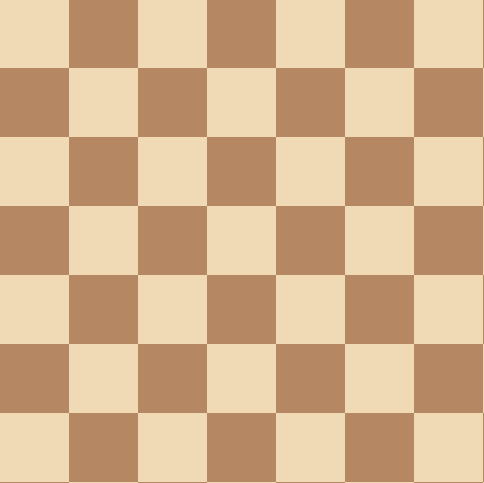
#> input picture images/flat_chess_board.png, 484 x 483 px
$ python harris_corner_detection.py
#> lines starting #> are read from the running program, lines starting #| are printed output that depends on the picture
import cv2
import numpy as np
import matplotlib.pyplot as plt

flat_chess = cv2.imread('./images/flat_chess_board.png')
#> flat_chess is the input picture: shape (483, 484, 3); mean B, G, R 140.8, 177.3, 211.1
flat_chess = cv2.cvtColor(flat_chess, cv2.COLOR_BGR2RGB)
flat_chess_gray = cv2.cvtColor(flat_chess, cv2.COLOR_BGR2GRAY)
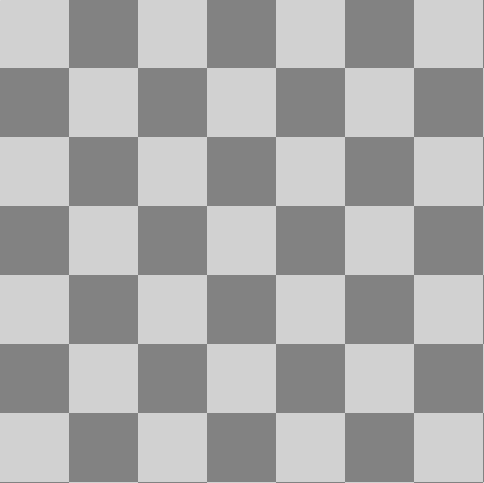
#> flat_chess_gray: shape (483, 484); min 130, max 216, mean 170.3

real_chess = cv2.imread('./images/real_chess.jpg')
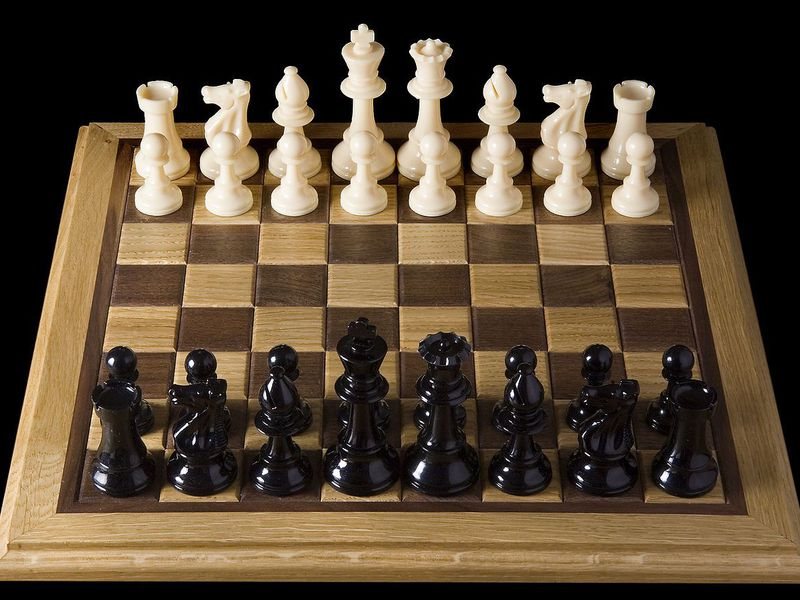
#> input picture images/real_chess.jpg, 800 x 600 px
#> real_chess is the input picture: shape (600, 800, 3); mean B, G, R 51.9, 71.2, 87.4
real_chess = cv2.cvtColor(real_chess, cv2.COLOR_BGR2RGB)
real_chess_gray = cv2.cvtColor(real_chess, cv2.COLOR_BGR2GRAY)
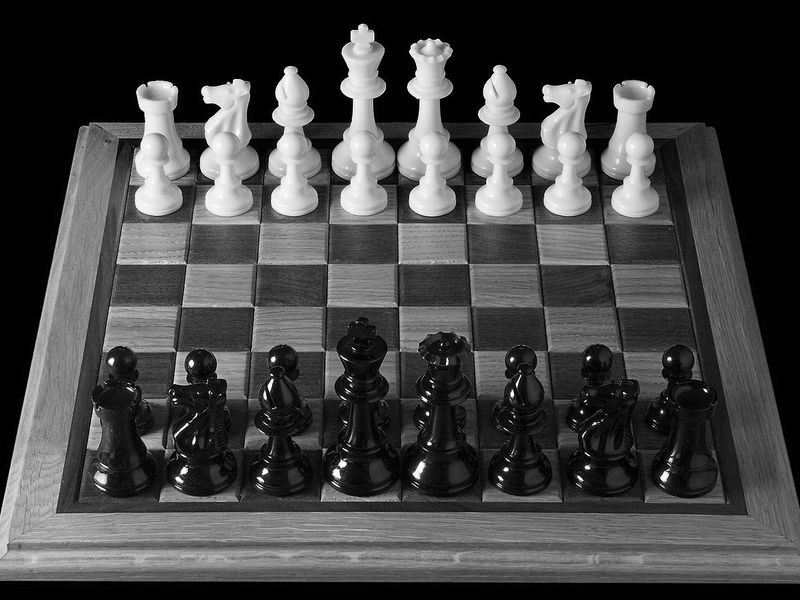
#> real_chess_gray: shape (600, 800); min 0, max 255, mean 67.3

dog = cv2.imread('./images/Dog-Backpack-Carriers.jpg')
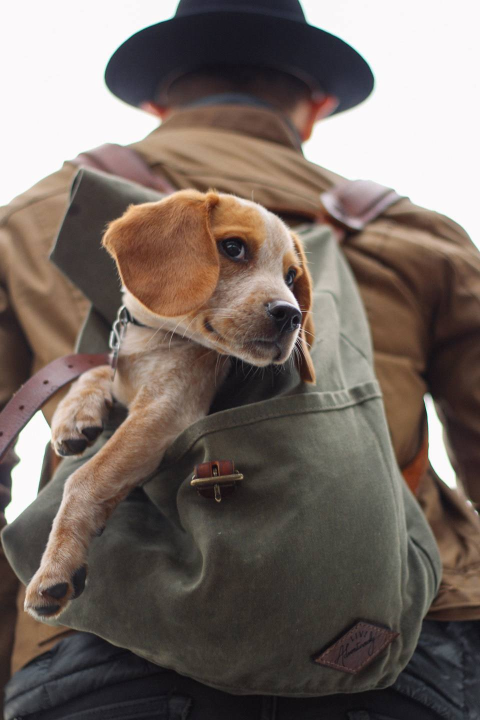
#> input picture images/Dog-Backpack-Carriers.jpg, 960 x 1440 px (shown at 1/2 size)
#> dog is the input picture: shape (1440, 960, 3); mean B, G, R 100, 106.9, 118.7
dog = cv2.cv2.cvtColor(dog, cv2.COLOR_BGR2RGB)
dog_crop = dog[350:750, 200:640]
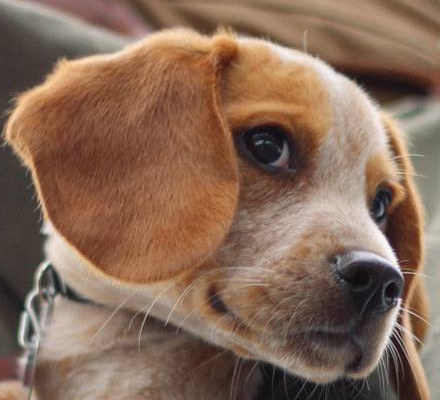
#> dog_crop: shape (400, 440, 3); mean R, G, B 135.2, 106.3, 88.1

# using harris corner
# 1 convert array of image to float 32
# flat_chess_grayF32 = np.float32(flat_chess_gray)
# # 2 use cornerHarris
# dst = cv2.cornerHarris(src=flat_chess_grayF32, blockSize=2, ksize=3, k=0.04)
# # 3 use dilate for marking in the corner (corner detection)
# dst = cv2.dilate(dst, None)
# flat_chess[dst > 0.01*dst.mfig()] = [255, 0, 0]  # RGB


# second image
# dst = cv2.cornerHarris(src=real_chess_gray, blockSize=2, ksize=3, k=0.04)
# dst = cv2.dilate(dst, None)
# real_chess[dst > 0.01*dst.mfig()] = [255, 0, 0]


# using goodFeature to track
# corners = cv2.goodFeaturesToTrack(
#     image=real_chess_gray, mfigCorners=360, qualityLevel=0.01, minDistance=10)
# corner = np.int0(corners)

# for i in corners:
#     x, y = i.ravel()
#     cv2.circle(img=real_chess, center=(x, y), radius=3,
#                color=(255, 0, 0), thickness=-1)


# Canny Algorithm also requires user
median_value = np.median(dog_crop)
#> median_value = 107


# lower threshold to either 0 or 70% of the median value whichever is greater
lower_bound_threshold = int(max(0, 0.7*median_value))
#> lower_bound_threshold = 74

# upper threshold to either 130% of the median or the mfig 255, whichever is smaller
upper_bound_threshold = int(min(255, 1.3*median_value))
#> upper_bound_threshold = 139

# blur the image first before using canny
cv2.blur(src=dog_crop, ksize=(5, 5))
edges = cv2.Canny(image=dog_crop, threshold1=lower_bound_threshold,
                  threshold2=upper_bound_threshold+35)
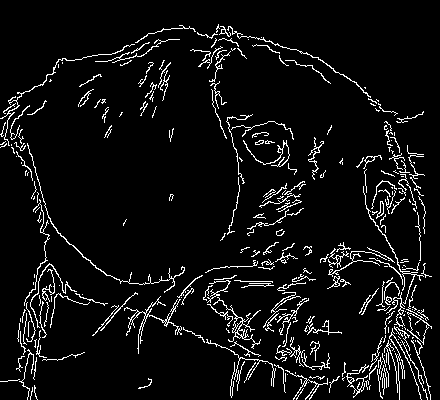
#> edges: shape (400, 440); 6.3% white in thin lines or dots
print(median_value, lower_bound_threshold, upper_bound_threshold)
#| 107.0 74 139

# print(dst)
# plt.imshow(dog_crop, 'gray')
plt.imshow(edges)
plt.show()
